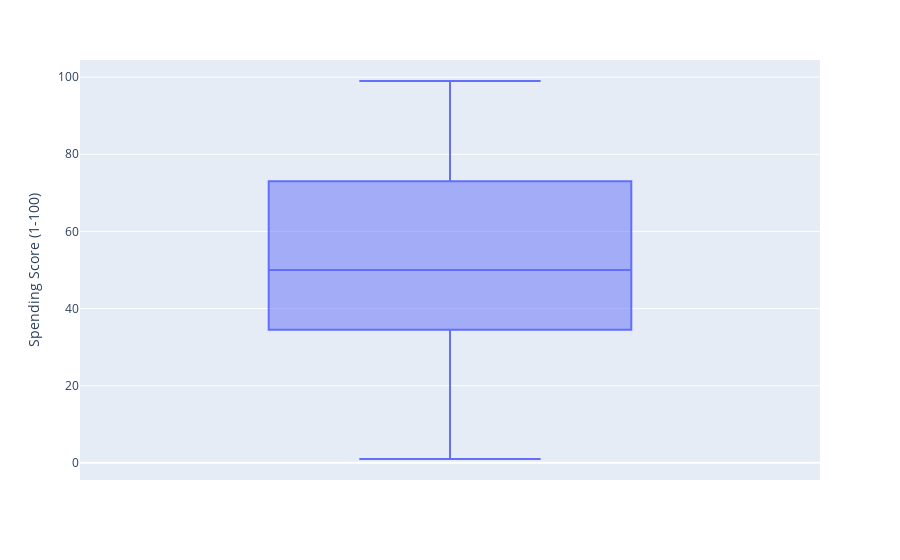

The cell this chart's notebook holds for it:
### Code cell
boxplot = px.box(df, y="Spending Score (1-100)")
boxplot.show()

### Figure 1 — Plotly figure (JSON) as saved in the notebook; plotly's stock layout.template omitted (floating-point values rounded to 4 significant figures; data arrays with more than 128 entries replaced by an {"elided": "..."} marker saying what was removed)
{"data": [{"alignmentgroup": "True", "hovertemplate": "Spending Score (1-100)=%{y}<extra></extra>", "legendgroup": "", "marker": {"color": "#636efa"}, "name": "", "notched": false, "offsetgroup": "", "orientation": "v", "showlegend": false, "type": "box", "x0": " ", "xaxis": "x", "y": {"elided": "200 int values"}, "y0": " ", "yaxis": "y"}], "layout": {"boxmode": "group", "legend": {"tracegroupgap": 0}, "margin": {"t": 60}, "xaxis": {"anchor": "y", "domain": [0, 1]}, "yaxis": {"anchor": "x", "domain": [0, 1], "title": {"text": "Spending Score (1-100)"}}}}
